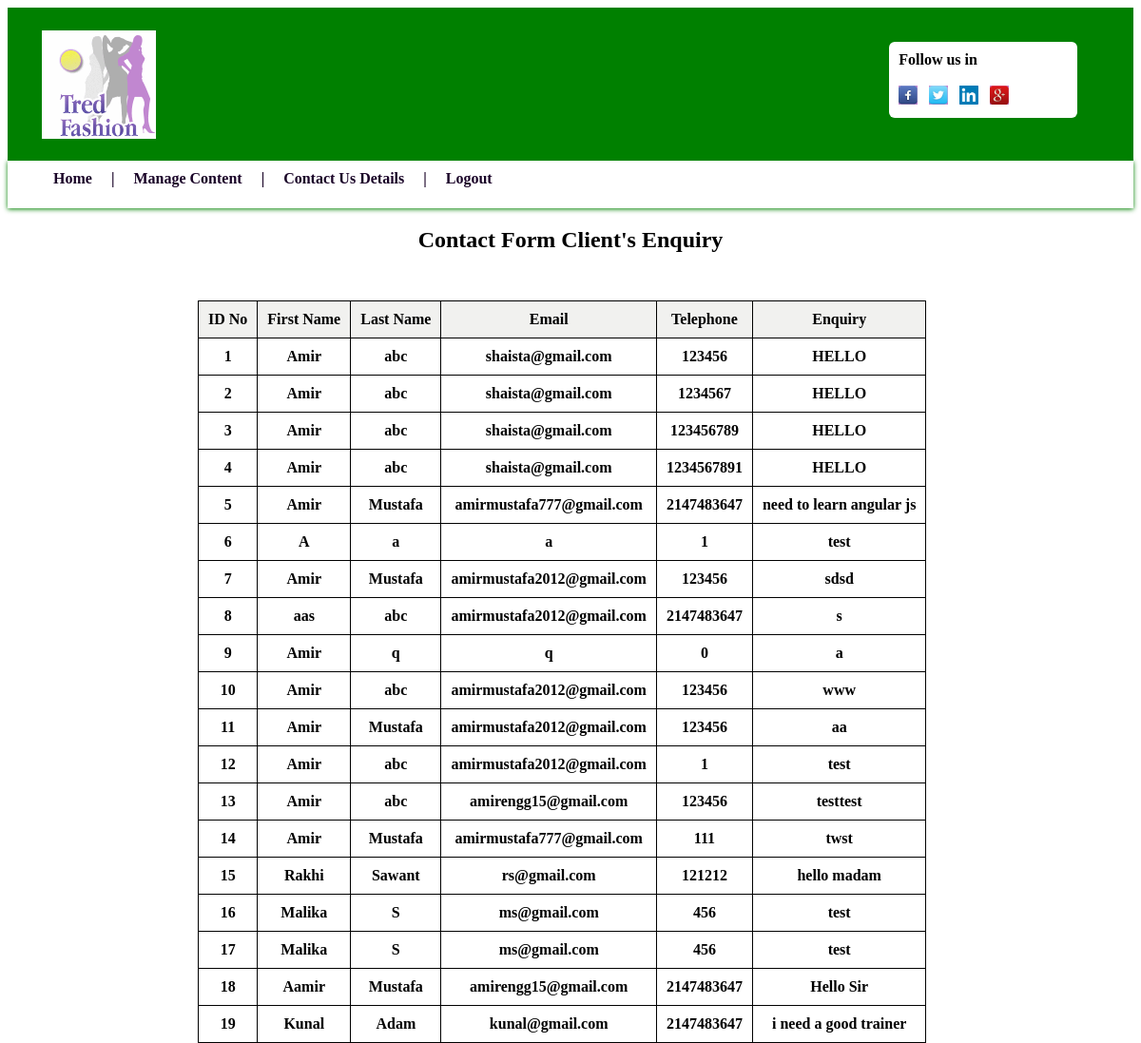
The page /admin/contact_info.php (signed in) on the database its author committed.
### tables this page shows
CREATE TABLE IF NOT EXISTS `contact_info` (
  `ID` int(3) NOT NULL AUTO_INCREMENT,
  `First_Name` varchar(20) NOT NULL,
  `Last_Name` varchar(20) NOT NULL,
  `Email` varchar(100) NOT NULL,
  `Tel` int(10) NOT NULL,
  `Enquiry` varchar(1000) NOT NULL,
  PRIMARY KEY (`ID`)
);

### admin/contact_info.php (the view, shortened to what this page needs)
<?php
	include_once('../db.php');
?>
<html>
	<head>
		<link rel="stylesheet" href="../style5.css">
	</head>
	<body>
		<?php include_once('header3.php') ?>
		<h2 style="text-align: center;">Contact Form Client's Enquiry</h2>
		<table style="margin-left:200px; margin-top:50px;"cellpadding="10" cellspacing="10">
			<tr>
				<th style='background: #f1f1ef;'>ID No</h4></th>
				<th style='background: #f1f1ef;'>First Name</h4></th>
				<th style='background: #f1f1ef;'>Last Name</th>
				<th style='background: #f1f1ef;'>Email</th>
				<th style='background: #f1f1ef;'>Telephone</th>
				<th style='background: #f1f1ef;'>Enquiry</th>
				<?php
					$q = "select * from contact_info";
					$r = mysqli_query($cn,$q);
					while($arr = mysqli_fetch_row($r))
					{
						?>
							<tr>
								<th><?php echo $arr[0]; ?></th>
								<th><?php echo $arr[1]; ?></th>
								<th><?php echo $arr[2]; ?></th>
								<th><?php echo $arr[3]; ?></th>
								<th><?php echo $arr[4]; ?></th>
								<th><?php echo $arr[5]; ?></th>
							</tr>
						<?php
					}
				?>
			</tr>
		</table>
	</body>
</html>

### admin/contact_info.php (style rules this page uses)
table,th,tr { border: 1px solid black; border-collapse: collapse; }
table { margin-left: 50px; margin-top: 40px; }

### rows shown on the page
contact_info: ID "1", First_Name "Amir", Last_Name "abc", Email "shaista@gmail.com", Tel "123456", Enquiry "HELLO"
contact_info: ID "2", First_Name "Amir", Last_Name "abc", Email "shaista@gmail.com", Tel "1234567", Enquiry "HELLO"
contact_info: ID "3", First_Name "Amir", Last_Name "abc", Email "shaista@gmail.com", Tel "123456789", Enquiry "HELLO"
contact_info: ID "4", First_Name "Amir", Last_Name "abc", Email "shaista@gmail.com", Tel "1234567891", Enquiry "HELLO"
contact_info: ID "5", First_Name "Amir", Last_Name "Mustafa", Email "amirmustafa777@gmail.com", Tel "2147483647", Enquiry "need to learn angular js"
contact_info: ID "6", First_Name "A", Last_Name "a", Email "a", Tel "1", Enquiry "test"
contact_info: ID "7", First_Name "Amir", Last_Name "Mustafa", Email "amirmustafa2012@gmail.com", Tel "123456", Enquiry "sdsd"
contact_info: ID "8", First_Name "aas", Last_Name "abc", Email "amirmustafa2012@gmail.com", Tel "2147483647", Enquiry "s"
contact_info: ID "9", First_Name "Amir", Last_Name "q", Email "q", Tel "0", Enquiry "a"
contact_info: ID "10", First_Name "Amir", Last_Name "abc", Email "amirmustafa2012@gmail.com", Tel "123456", Enquiry "www"
contact_info: ID "11", First_Name "Amir", Last_Name "Mustafa", Email "amirmustafa2012@gmail.com", Tel "123456", Enquiry "aa"
contact_info: ID "12", First_Name "Amir", Last_Name "abc", Email "amirmustafa2012@gmail.com", Tel "1", Enquiry "test"
contact_info: ID "13", First_Name "Amir", Last_Name "abc", Email "amirengg15@gmail.com", Tel "123456", Enquiry "testtest"
contact_info: ID "14", First_Name "Amir", Last_Name "Mustafa", Email "amirmustafa777@gmail.com", Tel "111", Enquiry "twst"
contact_info: ID "15", First_Name "Rakhi", Last_Name "Sawant", Email "rs@gmail.com", Tel "121212", Enquiry "hello madam"
contact_info: ID "16", First_Name "Malika", Last_Name "S", Email "ms@gmail.com", Tel "456", Enquiry "test"
contact_info: ID "17", First_Name "Malika", Last_Name "S", Email "ms@gmail.com", Tel "456", Enquiry "test"
contact_info: ID "18", First_Name "Aamir", Last_Name "Mustafa", Email "amirengg15@gmail.com", Tel "2147483647", Enquiry "Hello Sir"
contact_info: ID "19", First_Name "Kunal", Last_Name "Adam", Email "kunal@gmail.com", Tel "2147483647", Enquiry "i need a good trainer"
